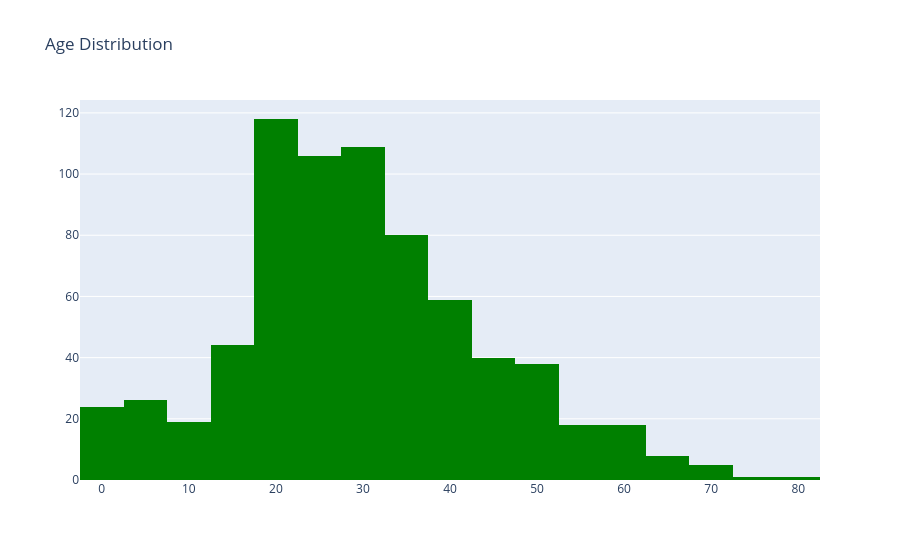

The notebook cell this image was saved under:
### Code cell
trace = go.Histogram(
    x=data['Age'],
    nbinsx=20,
    marker={'color': 'green'}
)

layout = go.Layout(title='Age Distribution')

fig = go.Figure(data=[trace], layout=layout)

fig.show()

### Figure 1 — Plotly figure (JSON) as saved in the notebook; plotly's stock layout.template omitted (floating-point values rounded to 4 significant figures; data arrays with more than 128 entries replaced by an {"elided": "..."} marker saying what was removed)
{"data": [{"marker": {"color": "green"}, "nbinsx": 20, "type": "histogram", "x": {"elided": "891 float values"}}], "layout": {"title": {"text": "Age Distribution"}}}
